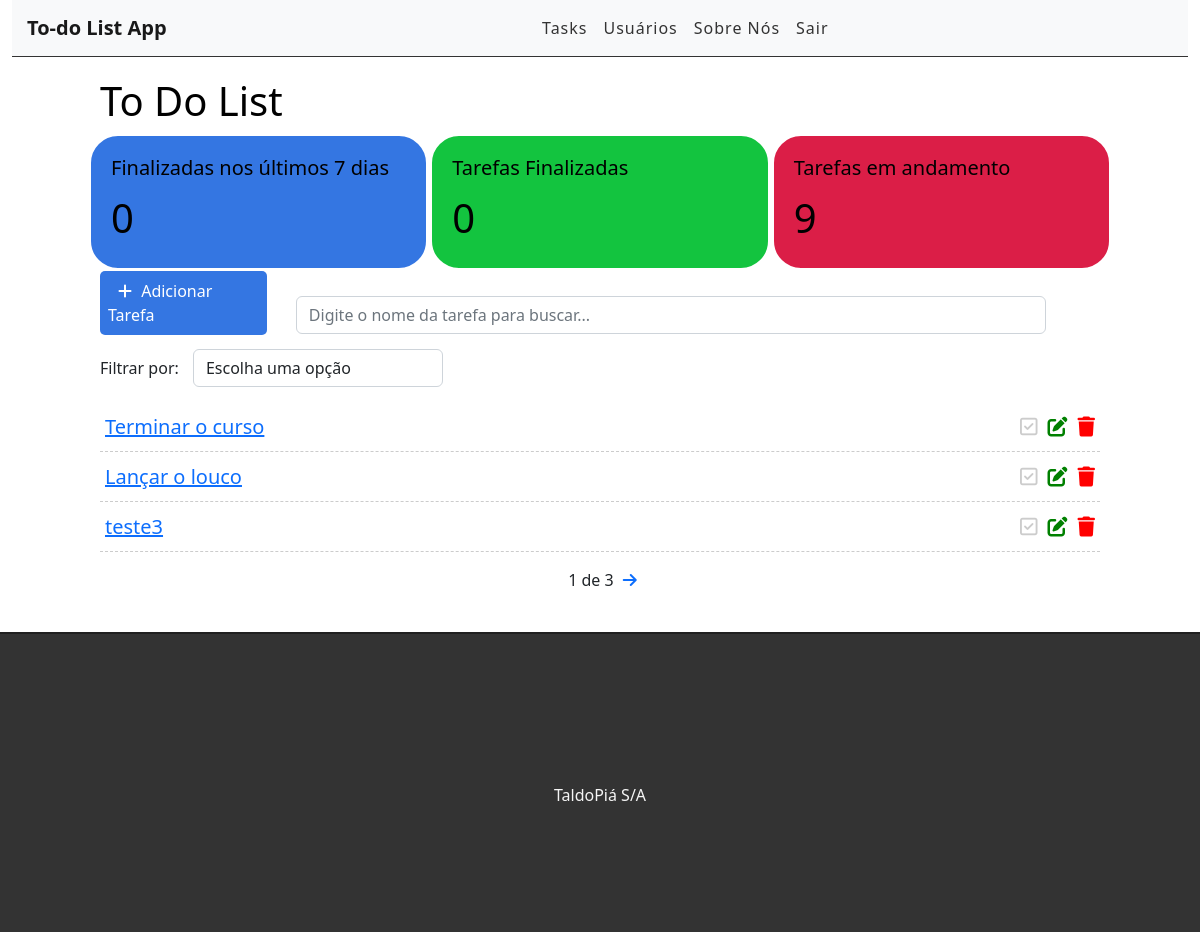
The app's page / (signed in) with its own data.
### tasks/models.py (models this page shows, shortened)
class Task(models.Model):
    STATUS=(
        ("doing", "Doing"),
        ("done", "Done"),
    )
    title = models.CharField(max_length=255, blank=True)
    description = models.TextField()
    done = models.CharField(
        max_length=5,
        choices=STATUS,
    )
    user = models.ForeignKey(get_user_model(), on_delete=models.CASCADE)
    created_at = models.DateTimeField(auto_now_add=True)
    updated_at = models.DateTimeField(auto_now=True)

### tasks/views.py (the view)
# urls.py: path("", views.tasklist, name='tasklist'),
@login_required
def tasklist(request):
    search = request.GET.get('search')
    filter = request.GET.get('filter')
    tasksDoneRecently = Task.objects.filter(user=request.user, done="done", updated_at__gt=datetime.datetime.now()-datetime.timedelta(days=7)).count()
    tasksDone = Task.objects.filter(user=request.user, done="done").count()
    tasksNotDone = Task.objects.filter(user=request.user, done="doing").count()
    if search:
        tasks = Task.objects.filter(user=request.user, title__icontains=search).order_by("-created_at")
    elif filter:
        tasks = Task.objects.filter(user=request.user, done=filter).order_by("-created_at")
    else:
        tasks_list = Task.objects.filter(user=request.user).order_by("-created_at")
        paginator = Paginator(tasks_list, 3)
        page = request.GET.get("page")
        tasks = paginator.get_page(page)
    return render(
        request,
        'tasks/list.html',
        {"tasks": tasks, "tasksDoneRecently": tasksDoneRecently, "tasksDone": tasksDone, "tasksNotDone": tasksNotDone}
    )

### tasks/templates/tasks/list.html (shortened to what this page needs)
{% extends 'base.html'%}
{% block content %}
<div class="offset-1 col-10 list-div">
    <h1>To Do List</h1>
    <div class="container dashboard">
        <div class="row">
            <div class="col-4 dashboard-box" id="dashboard-lastdays">
                <h4>Finalizadas nos últimos 7 dias</h4>
                <span>{{ tasksDoneRecently }}</span>
            </div>
            <div class="col-4 dashboard-box" id="dashboard-done">
                <h4>Tarefas Finalizadas</h4>
                <span>{{ tasksDone }}</span>
            </div>
            <div class="col-4 dashboard-box" id="dashboard-doing">
                <h4>Tarefas em andamento</h4>
                <span>{{ tasksNotDone }}</span>
            </div>
        </div>
    </div>
    <a id="add-link" href="newtask/">
        <div class="col-2 add-div">
            <i class="fas fa-plus"></i> Adicionar Tarefa
        </div>
    </a>
    <div class="col-9 search-div">
        <form method="get" id="search-form">
            <input class="form-control" type="text" id="search" name="search" placeholder="Digite o nome da tarefa para buscar..." value="{{ request.GET.search }}">
        </form>
    </div>
    <div class="col-12 filter-div">
        <span>Filtrar por: </span>
        <select name="filter" id="filter" class="form-control">
            <option value="">Escolha uma opção</option>
        </select>
    </div>
    <ul class="task-list">
        {% for task in tasks %}
        {% if task.done == "doing" %}
        <li class="task-item">
        {% else %}
        <li class="task-item-done">
        {% endif %}
            <span class="task-title"><a href="task/{{task.id}}">{{task.title}}</a></span>
            <a href="delete/{{task.id}}" class="delete-btn"><span><i class="fas fa-trash"></i></span></a>
            <a href="edit/{{task.id}}" class="edit-btn"><span><i class="fas fa-edit"></i></span></a>
            <a href="check/{{task.id}}" class="check-btn"><span><i class="fa fa-check-square-o"></i></span></a>
        </li>
        {% endfor %}
    </ul>
    <div class="pagination">
        <span class="step-links">
            {% if tasks.paginator.num_pages %}
            <span class="current">
                {{ tasks.number }} de {{ tasks.paginator.num_pages }}
            </span>
            {% endif %}
            {% if tasks.has_next %}
                <a href="?page={{ tasks.next_page_number }}"><i class="fas fa-arrow-right"></i></a>
            {% endif %}
        </span>
    </div>
</div>
{% endblock %}

### tasks/static/css/style.css (style rules this page uses)
h1 { color: black; }
.dashboard { padding: 0%; width: 100%; display: inline-block; }
.dashboard h4 { font-size: 20px; color: black; }
.dashboard span { font-size: 40px; color: black; display: block; width: 100%; }
.dashboard-box { float: left; color: #fff; padding: 20px; border: #fff; border-style: solid; border-radius: 30px; box-sizing: border-box; }
#dashboard-lastdays { background-color: #3476e2; }
#dashboard-done { background-color: #13c43f; }
#dashboard-doing { background-color: #db1e47; }
#add-link { text-decoration: none; }
.add-div { background-color: #3476e2; cursor: pointer; display: inline-block; color: #fff; padding: 8px; border-radius: 5px; margin-right: 25px; }
.fas.fa-plus { color: #FFF; margin-left: 10px; margin-right: 5px; }
.filter-div { margin-bottom: 15px; padding: 0; }
#filter { display: inline-block; width: 25%; margin-left: 10px; }
.search-div { padding: 0px; margin-top: 15px; margin-bottom: 15px; display: inline-block; }
.list-div { padding: 0; margin-bottom: 40px; }
.task-list { padding-left: 0; }
.task-item { list-style: none; font-size: 20px; height: 50px; padding-top: 10px; border-bottom: 1px dashed #ccc; }
.task-title { margin-left: 5px; }
.fas.fa-trash, .fas.fa-edit, .fa.fa-check-square-o { cursor: pointer; margin: 5px; font-size: 20px; float: right; }
.fas.fa-trash { color: red !important; }
.fas.fa-edit { color: green !important; }
.task-item .fa.fa-check-square-o { color: #ccc !important; }
.pagination { margin-bottom: 20px; }
.step-links { position: relative; margin-left: auto; margin-right: auto; }
.step-links .current { margin-left: 5px; margin-right: 5px; }

### records on screen
Task: title "Terminar o curso"
Task: title "Lançar o louco"
Task: title "teste3"

### other values on screen
{{ tasksDoneRecently }} "0"
{{ tasksDone }} "0"
{{ tasksNotDone }} "9"
{{ tasks.number }} "1"
{{ tasks.paginator.num_pages }} "3"
